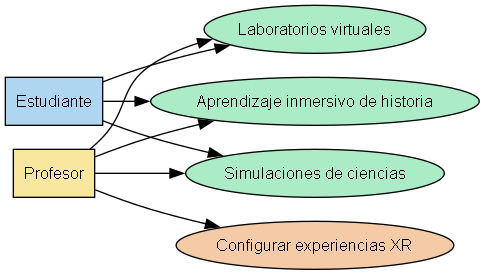

Here is the Python script that generated this plot:
from graphviz import Digraph

# Crear diagrama
dot = Digraph('UseCases_XR_Education', filename='modulo1/diagrams/use_cases', format='png')
dot.attr(rankdir='LR', size='8,5')  # izquierda -> derecha

# Estilo de nodos
dot.attr('node', shape='ellipse', fontsize='12', style='filled', fontname='Arial')

# Actores
dot.node('Student', 'Estudiante', shape='box', fillcolor='#AED6F1')
dot.node('Teacher', 'Profesor', shape='box', fillcolor='#F9E79F')

# Casos de uso
dot.node('Lab', 'Laboratorios virtuales', fillcolor='#ABEBC6')
dot.node('History', 'Aprendizaje inmersivo de historia', fillcolor='#ABEBC6')
dot.node('Science', 'Simulaciones de ciencias', fillcolor='#ABEBC6')
dot.node('Manage', 'Configurar experiencias XR', fillcolor='#F5CBA7')

# Conexiones
dot.edges([
    ('Student', 'Lab'),
    ('Student', 'History'),
    ('Student', 'Science'),
    ('Teacher', 'Manage'),
    ('Teacher', 'Lab'),
    ('Teacher', 'History'),
    ('Teacher', 'Science')
])

# Renderizar
print("Rendering use_cases SVG...")
dot.render(cleanup=False)
print("Diagrama generado en modulo1/diagrams/use_cases.png")
